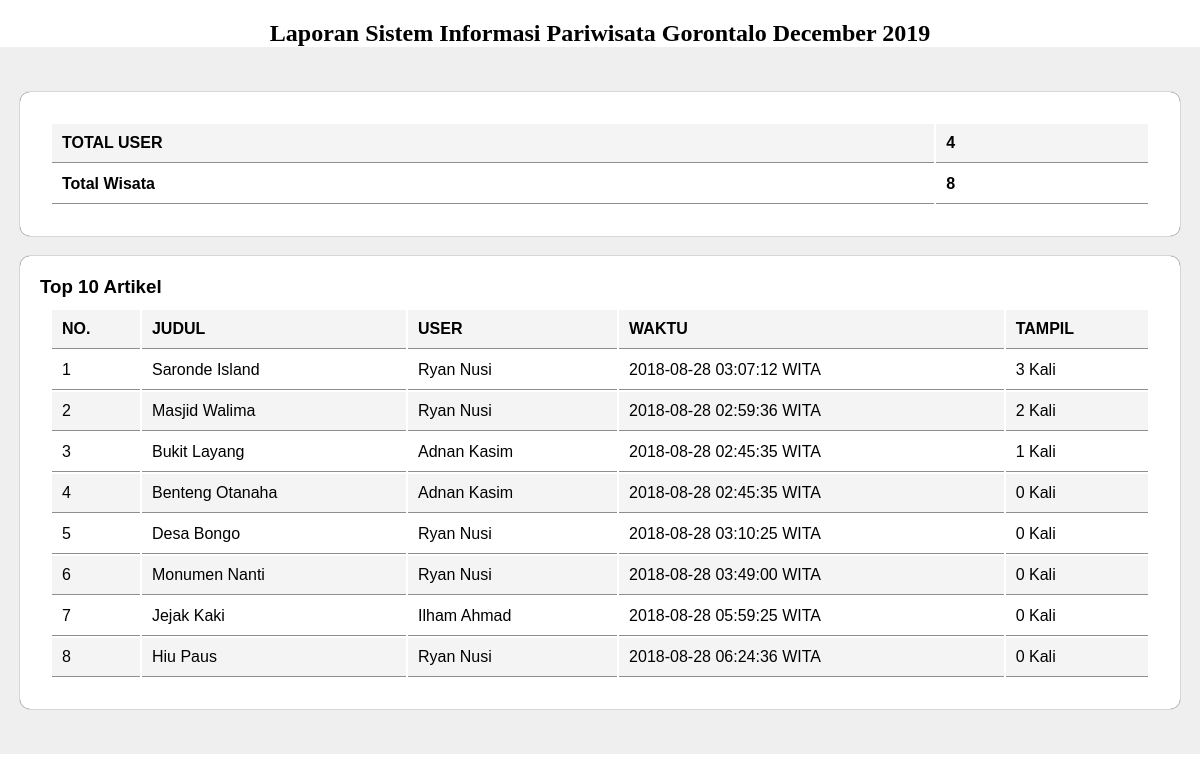
The app's page /laporan.php (signed in), older data.
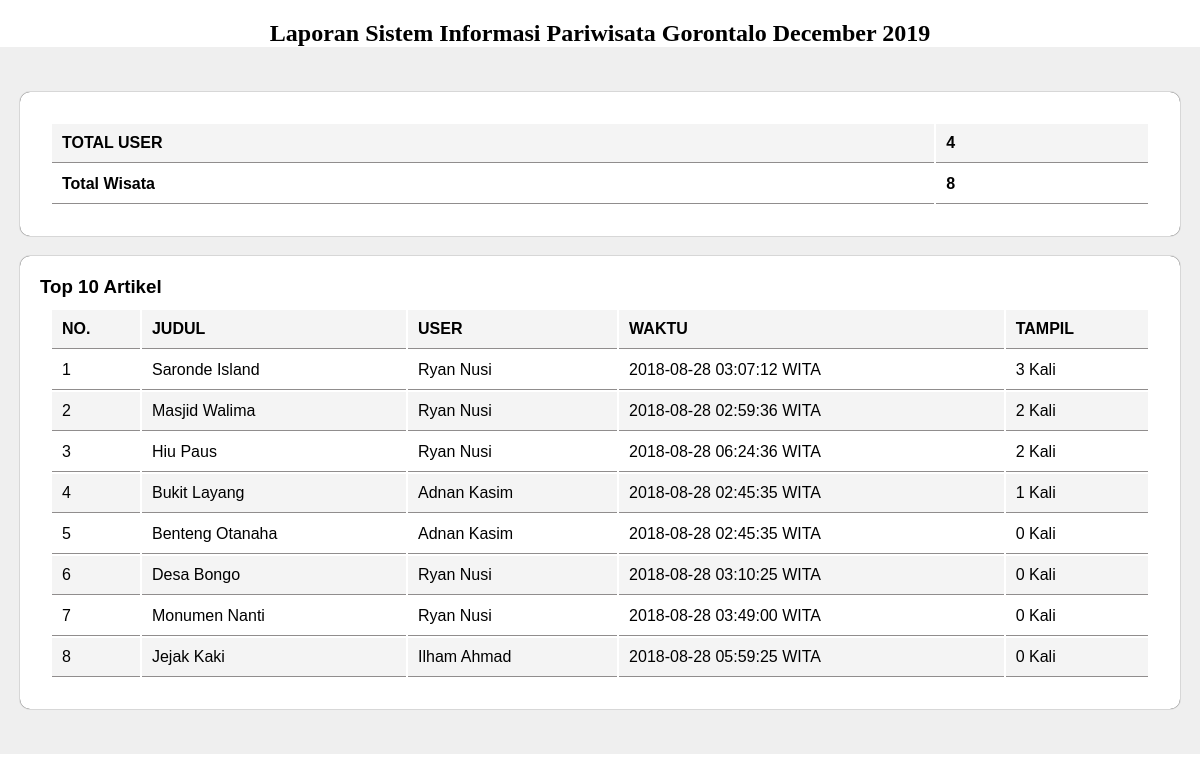
The same page, newer data.
### tables this page shows
CREATE TABLE `wisata` (
  `id_wisata` tinyint(4) NOT NULL,
  `judul` varchar(255) NOT NULL,
  `deskripsi` text NOT NULL,
  `waktu` datetime NOT NULL DEFAULT current_timestamp(),
  `gambar` varchar(255) NOT NULL,
  `tampil` int(10) UNSIGNED NOT NULL,
  `validasi` enum('ya','tidak') NOT NULL DEFAULT 'tidak',
  `id_user` mediumint(9) NOT NULL
);

CREATE TABLE `user` (
  `id_user` mediumint(4) NOT NULL,
  `nama` varchar(100) NOT NULL,
  `email` varchar(100) NOT NULL,
  `telepon` varchar(15) NOT NULL,
  `username` varchar(30) NOT NULL,
  `password` varchar(100) NOT NULL,
  `level` enum('admin','user') NOT NULL DEFAULT 'user'
);

### laporan.php (the view, shortened to what this page needs)
<?php
    $tgl_sekarang = date("F Y");
    require_once("koneksi.php");
?>
<!DOCTYPE html>
<html lang="en">
<head>
</head>
<body>
    <h2 style="text-align:center; margin-top: 20px;">Laporan Sistem Informasi Pariwisata Gorontalo <?= $tgl_sekarang ?></h2>
    <?php
    $tot_user = $conn->affected_rows;
    $tot_wisata = $conn->affected_rows;
?>
        <main>
            <div class="new-news">
                <table>
                    <tr>
                        <th>Total User</th>
                        <th><?= $tot_user ?></th>
                    </tr>
                    <tr>
                        <th>Total Wisata</th>
                        <th><?= $tot_wisata ?></th>
                    </tr>
                </table>
            </div>
            <div class="new-news">
               <h3><a href="#">Top 10 Artikel</a></h3>
                <table>
                    <tr>
                        <th>No.</th>
                        <th>Judul</th>
                        <th>User</th>
                        <th>Waktu</th>
                        <th>Tampil</th>
                    </tr>
<?php
    $result = $conn->query("select * from wisata inner join user on wisata.id_user = user.id_user order by tampil desc limit 10");
    $i = 1;
    while($data = $result->fetch_object()){
?>
                    <tr>
                        <td><?= $i ?></td>
                        <td><?= $data->judul ?></td>
                        <td><?= $data->nama ?></td>
                        <td><?= $data->waktu ?> WITA</td>
                        <td><?= $data->tampil ?> Kali</td>
                    </tr>
<?php
    $i++;
    }
?>
                </table>
            </div>
        </main>
</body>
</html>

Row changes from the older to the newer data that the page shows:
changed wisata "Hiu Paus": tampil "0" → "2"; moves up the list
